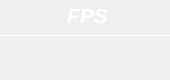
                    <widget class="QFrame" name="Fps_QF">
                     <property name="minimumSize">
                      <size>
                       <width>170</width>
                       <height>80</height>
                      </size>
                     </property>
                     <property name="maximumSize">
                      <size>
                       <width>170</width>
                       <height>80</height>
                      </size>
                     </property>
                     <property name="toolTipDuration">
                      <number>0</number>
                     </property>
                     <property name="styleSheet">
                      <string notr="true">QFrame#Fps_QF{
color: rgb(255, 255, 255);
border-radius: 15px;
background-color: rgb(185, 223, 182);
}
</string>
                     </property>
                     <!-- <property name="frameShape">
                      <enum>QFrame::StyledPanel</enum>
                     </property> -->
                     <property name="frameShadow">
                      <enum>QFrame::Raised</enum>
                     </property>
                     <layout class="QVBoxLayout" name="verticalLayout_11" stretch="0,2,1">
                      <property name="spacing">
                       <number>0</number>
                      </property>
                      <property name="leftMargin">
                       <number>0</number>
                      </property>
                      <property name="topMargin">
                       <number>0</number>
                      </property>
                      <property name="rightMargin">
                       <number>0</number>
                      </property>
                      <property name="bottomMargin">
                       <number>0</number>
                      </property>
                      <item>
                       <widget class="QFrame" name="Fps_top">
                        <property name="styleSheet">
                         <string notr="true">border:none</string>
                        </property>
                        <!-- <property name="frameShape">
                         <enum>QFrame::StyledPanel</enum>
                        </property> -->
                        <property name="frameShadow">
                         <enum>QFrame::Raised</enum>
                        </property>
                        <layout class="QHBoxLayout" name="horizontalLayout_8">
                         <property name="spacing">
                          <number>0</number>
                         </property>
                         <property name="leftMargin">
                          <number>0</number>
                         </property>
                         <property name="topMargin">
                          <number>3</number>
                         </property>
                         <property name="rightMargin">
                          <number>7</number>
                         </property>
                         <property name="bottomMargin">
                          <number>3</number>
                         </property>
                         <item>
                          <widget class="QLabel" name="label_7">
                           <property name="maximumSize">
                            <size>
                             <width>16777215</width>
                             <height>30</height>
                            </size>
                           </property>
                           <property name="font">
                            <font>
                             <family>Segoe UI</family>
                             <pointsize>16</pointsize>
                             <italic>true</italic>
                             <bold>true</bold>
                            </font>
                           </property>
                           <property name="styleSheet">
                            <string notr="true">color: rgb(255, 255, 255);
padding-left:12px;
padding-bottom:4px;
font: 600 14pt &quot;Segoe UI&quot;;</string>
                           </property>
                           <property name="midLineWidth">
                            <number>-1</number>
                           </property>
                           <property name="text">
                           <string>FPS</string>
                           </property>
                           <property name="alignment">
                            <set>Qt::AlignCenter</set>
                           </property>
                           <property name="wordWrap">
                            <bool>false</bool>
                           </property>
                           <property name="indent">
                            <number>0</number>
                           </property>
                          </widget>
                         </item>
                        </layout>
                       </widget>
                      </item>
                      <item>
                       <widget class="Line" name="line_4">
                        <property name="maximumSize">
                         <size>
                          <width>16777215</width>
                          <height>1</height>
                         </size>
                        </property>
                        <property name="styleSheet">
                         <string notr="true">background-color: rgb(255, 255, 255);</string>
                        </property>
                        <property name="orientation">
                         <enum>Qt::Horizontal</enum>
                        </property>
                       </widget>
                      </item>
                      <item>
                       <widget class="QFrame" name="Fps_bottom">
                        <property name="styleSheet">
                         <string notr="true">border:none</string>
                        </property>
                        <!-- <property name="frameShape">
                         <enum>QFrame::StyledPanel</enum>
                        </property> -->
                        <property name="frameShadow">
                         <enum>QFrame::Raised</enum>
                        </property>
                        <layout class="QVBoxLayout" name="verticalLayout_12">
                         <property name="spacing">
                          <number>0</number>
                         </property>
                         <property name="leftMargin">
                          <number>0</number>
                         </property>
                         <property name="topMargin">
                          <number>6</number>
                         </property>
                         <property name="rightMargin">
                          <number>0</number>
                         </property>
                         <property name="bottomMargin">
                          <number>6</number>
                         </property>
                         <item alignment="Qt::AlignTop">
                          <widget class="QLabel" name="fps_label">
                           <property name="minimumSize">
                            <size>
                             <width>0</width>
                             <height>30</height>
                            </size>
                           </property>
                           <property name="maximumSize">
                            <size>
                             <width>16777215</width>
                             <height>30</height>
                            </size>
                           </property>
                           <property name="font">
                            <font>
                             <family>Segoe UI</family>
                             <pointsize>17</pointsize>
                             <italic>false</italic>
                             <bold>false</bold>
                             <underline>false</underline>
                            </font>
                           </property>
                           <property name="styleSheet">
                            <string notr="true">color: rgb(255, 255, 255);
font: 600 14pt &quot;Segoe UI&quot;;</string>
                           </property>
                           <property name="text">
                            <string/>
                           </property>
                           <property name="alignment">
                            <set>Qt::AlignCenter</set>
                           </property>
                          </widget>
                         </item>
                        </layout>
                       </widget>
                      </item>
                     </layout>
                    </widget>
